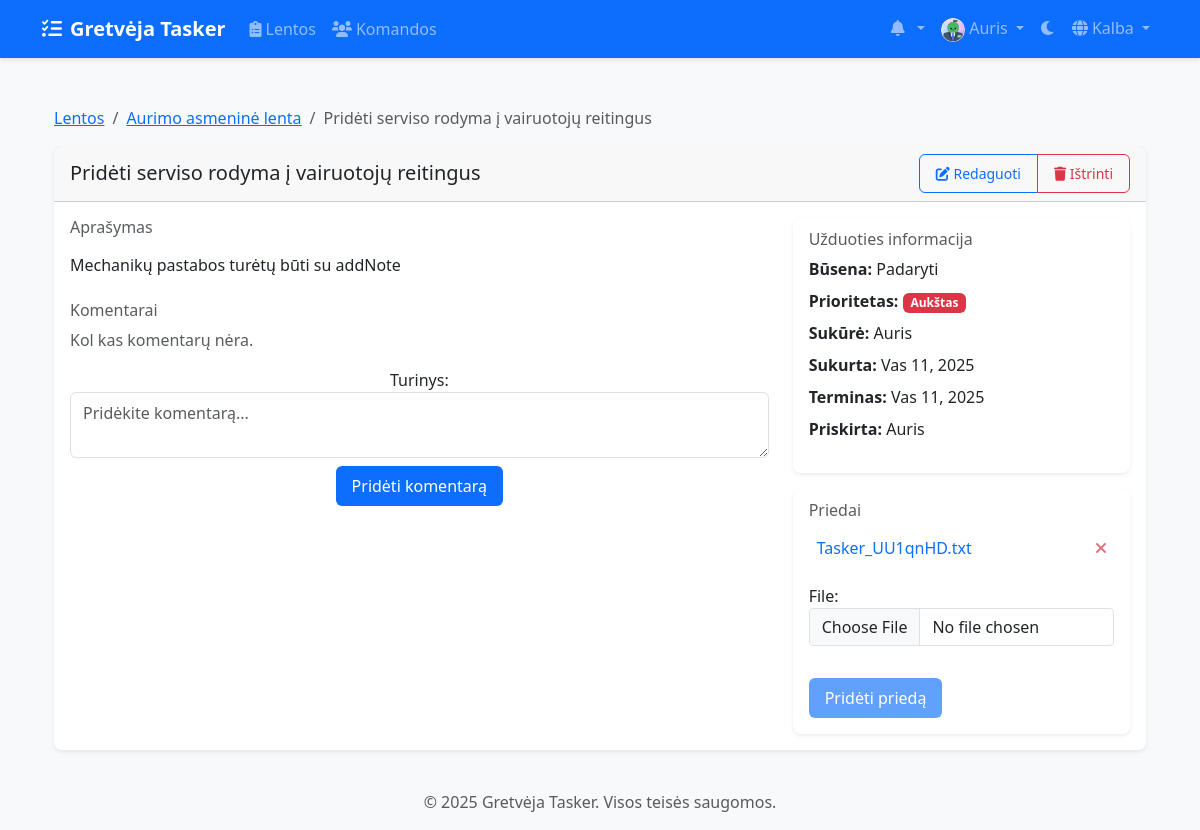
Page /lt/boards/tasks/4/ (signed in) on the committed database.
### accounts/models.py (models this page shows, shortened)
class CustomUser(AbstractUser):
    email = models.EmailField(_('email address'), unique=True)
    avatar = models.ImageField(upload_to='avatars/', null=True, blank=True)
    bio = models.TextField(max_length=500, blank=True)
    theme_preference = models.CharField(
        max_length=10,
        choices=[('light', 'Light'), ('dark', 'Dark')],
        default='light'
    )
    notification_preferences = models.JSONField(
        default=dict,
        help_text=_('User notification preferences')
    )
    class Meta:
        verbose_name = _('user')
        verbose_name_plural = _('users')

### boards/models.py (models this page shows, shortened)
class Board(models.Model):
    title = models.CharField(max_length=200)
    description = models.TextField(blank=True)
    created_at = models.DateTimeField(auto_now_add=True)
    updated_at = models.DateTimeField(auto_now=True)
    owner = models.ForeignKey(
        settings.AUTH_USER_MODEL,
        on_delete=models.CASCADE,
        related_name='owned_boards'
    )
    team = models.ForeignKey(
        Team,
        on_delete=models.CASCADE,
        related_name='boards',
        null=True,
        blank=True
    )

class Task(models.Model):
    PRIORITY_CHOICES = [
        ('low', 'Low'),
        ('medium', 'Medium'),
        ('high', 'High'),
    ]
    title = models.CharField(max_length=200)
    description = models.TextField(blank=True)
    column = models.ForeignKey(Column, on_delete=models.CASCADE, related_name='tasks')
    created_by = models.ForeignKey(
        settings.AUTH_USER_MODEL,
        on_delete=models.CASCADE,
        related_name='created_tasks'
    )
    assigned_to = models.ForeignKey(
        settings.AUTH_USER_MODEL,
        on_delete=models.SET_NULL,
        null=True,
        blank=True,
        related_name='assigned_tasks'
    )
    created_at = models.DateTimeField(auto_now_add=True)
    updated_at = models.DateTimeField(auto_now=True)
    due_date = models.DateTimeField(null=True, blank=True)
    priority = models.CharField(
        max_length=10,
        choices=PRIORITY_CHOICES,
        default='medium'
    )
    position = models.PositiveIntegerField()
    labels = models.ManyToManyField('Label', blank=True)
    class Meta:
        ordering = ['position']

class Column(models.Model):
    COLUMN_TYPES = [
        ('todo', 'Padaryti'),
        ('doing', 'Daroma'),
        ('done', 'Atlikta'),
        ('rejected', 'Atmesta'),
    ]
    board = models.ForeignKey(Board, on_delete=models.CASCADE, related_name='columns')
    title = models.CharField(max_length=100)
    type = models.CharField(max_length=20, choices=COLUMN_TYPES)
    position = models.PositiveIntegerField()
    color = ColorField(default='#FF0000')
    class Meta:
        ordering = ['position']

class TaskAttachment(models.Model):
    task = models.ForeignKey(Task, on_delete=models.CASCADE, related_name='attachments')
    file = models.FileField(upload_to='task_attachments/')
    uploaded_by = models.ForeignKey(settings.AUTH_USER_MODEL, on_delete=models.CASCADE)
    uploaded_at = models.DateTimeField(auto_now_add=True)
    @property
    def filename(self):
        return os.path.basename(self.file.name)

### boards/views/task_views.py (the view, shortened to what this page needs)
# urls.py: path('tasks/<int:task_id>/', views.task_detail, name='task_detail'),
@login_required
def task_detail(request, task_id):
    task = get_object_or_404(Task, id=task_id)
    if not can_manage_task(request.user, task):
        messages.error(request, "You don't have permission to view this task.")
        return redirect('boards:board_detail', board_id=task.column.board.id)
    comment_form = TaskCommentForm()
    attachment_form = TaskAttachmentForm()
    return render(request, 'boards/task_detail.html', {
        'task': task,
        'board': task.column.board,
        'comments': task.comments.all().order_by('-created_at'),
        'attachments': task.attachments.all().order_by('-uploaded_at'),
        'comment_form': comment_form,
        'attachment_form': attachment_form,
        'can_edit': can_manage_task(request.user, task)
    })

### templates/boards/task_detail.html (shortened to what this page needs)
{% extends 'base.html' %}
{% load i18n %}
{% load static %}
{% block content %}
<div class="container mt-4">
    <nav aria-label="breadcrumb">
        <ol class="breadcrumb">
            <li class="breadcrumb-item"><a href="{% url 'boards:board_list' %}">{% trans "Boards" %}</a></li>
            <li class="breadcrumb-item"><a href="{% url 'boards:board_detail' board.id %}">{{ board.title }}</a></li>
            <li class="breadcrumb-item active" aria-current="page">{{ task.title }}</li>
        </ol>
    </nav>
    <div class="card shadow-sm">
        <div class="card-header d-flex justify-content-between align-items-center">
            <h5 class="mb-0">{{ task.title }}</h5>
            {% if can_edit %}
            <div class="btn-group">
                <a href="{% url 'boards:task_edit' task.id %}" class="btn btn-sm btn-outline-primary">
                    <i class="fas fa-edit"></i> {% trans "Edit" %}
                </a>
                <a href="{% url 'boards:task_delete' task.id %}" class="btn btn-sm btn-outline-danger">
                    <i class="fas fa-trash"></i> {% trans "Delete" %}
                </a>
            </div>
            {% endif %}
        </div>
        <div class="card-body">
            <div class="row">
                <div class="col-md-8">
                    <div class="mb-4">
                        <h6 class="text-muted">{% trans "Description" %}</h6>
                        <p class="mb-3">{{ task.description|linebreaks }}</p>
                    </div>
                    <div class="mb-4">
                        <h6 class="text-muted">{% trans "Comments" %}</h6>
                        {% if comments %}
                            {% for comment in comments %}
                            <div class="card mb-2">
                                <div class="card-body">
                                    <div class="d-flex justify-content-between">
                                        <h6 class="card-subtitle mb-2 text-muted">
                                            {{ comment.author.username }} - {{ comment.created_at|date:"M d, Y H:i" }}
                                        </h6>
                                        {% if comment.author == request.user %}
                                        <a href="{% url 'boards:delete_comment' comment.id %}" class="text-danger">
                                            <i class="fas fa-times"></i>
                                        </a>
                                        {% endif %}
                                    </div>
                                    <p class="card-text">{{ comment.content|linebreaks }}</p>
                                </div>
                            </div>
                            {% endfor %}
                        {% else %}
                            <p class="text-muted">{% trans "No comments yet." %}</p>
                        {% endif %}
                        <form method="post" class="mt-3 text-center">
                            <div class="form-group">
                                <label for="id_content">{% trans "Content" %}:</label>
                                <textarea name="content" cols="40" rows="2" class="form-control" placeholder="{% trans 'Add a comment...' %}" required id="id_content"></textarea>
                            </div>
                            <button type="submit" class="btn btn-primary mt-2">{% trans "Add Comment" %}</button>
                        </form>
                    </div>
                </div>
                <div class="col-md-4">
                    <div class="card mb-3">
                        <div class="card-body">
                            <h6 class="card-subtitle mb-2 text-muted">{% trans "Task Information" %}</h6>
                            <ul class="list-unstyled">
                                <li class="mb-2">
                                    <strong>{% trans "Status" %}:</strong> {{ task.column.title }}
                                </li>
                                <li class="mb-2">
                                    <strong>{% trans "Priority" %}:</strong>
                                    <span class="badge {% if task.priority == 'high' %}bg-danger{% elif task.priority == 'medium' %}bg-warning{% else %}bg-info{% endif %}">
                                        {% if task.priority == 'high' %}{% trans "High" %}
                                        {% elif task.priority == 'medium' %}{% trans "Medium" %}
                                        {% else %}{% trans "Low" %}{% endif %}
                                    </span>
                                </li>
                                <li class="mb-2">
                                    <strong>{% trans "Created by" %}:</strong> {{ task.created_by.username }}
                                </li>
                                <li class="mb-2">
                                    <strong>{% trans "Created at" %}:</strong> {{ task.created_at|date:"M d, Y" }}
                                </li>
                                <li class="mb-2">
                                    <strong>{% trans "Due date" %}:</strong>
                                    {% if task.due_date %}
                                        {{ task.due_date|date:"M d, Y" }}
                                    {% else %}
                                        {% trans "Not set" %}
                                    {% endif %}
                                </li>
                                <li>
                                    <strong>{% trans "Assigned to" %}:</strong>
                                    {% if task.assigned_to %}
                                        {{ task.assigned_to.username }}
                                    {% else %}
                                        {% trans "Unassigned" %}
                                    {% endif %}
                                </li>
                            </ul>
                        </div>
                    </div>
                    <div class="card">
                        <div class="card-body">
                            <h6 class="card-subtitle mb-2 text-muted">{% trans "Attachments" %}</h6>
                            {% if attachments %}
                                <ul class="attachment-list">
                                {% for attachment in attachments %}
                                    <li class="attachment-item">
                                        <a href="{{ attachment.file.url }}" target="_blank" class="attachment-link">
                                            {{ attachment.filename }}
                                        </a>
                                        {% if attachment.uploaded_by == request.user %}
                                        <a href="{% url 'boards:delete_attachment' attachment.id %}" class="delete-attachment">
                                            <i class="fas fa-times"></i>
                                        </a>
                                        {% endif %}
                                    </li>
                                {% endfor %}
                                </ul>
                            {% else %}
                                <p class="text-muted">{% trans "No attachments yet." %}</p>
                            {% endif %}
                            <form method="post" enctype="multipart/form-data" class="file-upload-form">
                                {{ attachment_form.as_p }}
                                <button type="submit" class="btn btn-primary" disabled>{% trans "Add Attachment" %}</button>
                            </form>
                        </div>
                    </div>
                </div>
            </div>
        </div>
    </div>
</div>
{% endblock %}

### templates/base.html (shortened to what this page needs)
{% load static %}
{% load compress %}
{% load i18n %}
<!DOCTYPE html>
<html lang="{{ LANGUAGE_CODE }}" data-bs-theme="light">
<head>
    <link href="https://cdn.jsdelivr.net/npm/bootstrap@5.3.2/dist/css/bootstrap.min.css" rel="stylesheet">
    <link href="https://cdnjs.cloudflare.com/ajax/libs/font-awesome/6.0.0/css/all.min.css" rel="stylesheet">
    <link href="https://cdn.jsdelivr.net/npm/select2@4.1.0-rc.0/dist/css/select2.min.css" rel="stylesheet">
    <link href="https://cdn.jsdelivr.net/npm/select2-bootstrap-5-theme@1.3.0/dist/select2-bootstrap-5-theme.min.css" rel="stylesheet">
    {% compress css %}
    <link href="{% static 'css/style.css' %}" rel="stylesheet">
    {% endcompress %}
</head>
<body>
    <nav class="navbar navbar-expand-lg navbar-dark bg-primary">
        <div class="container">
            <a class="navbar-brand" href="{% url 'home' %}">
                <i class="fas fa-tasks me-2"></i>{% trans "Gretvėja Tasker" %}
            </a>
            <div class="collapse navbar-collapse" id="navbarNav">
                <ul class="navbar-nav me-auto">
                    {% if user.is_authenticated %}
                        <li class="nav-item">
                            <a class="nav-link" href="{% url 'boards:board_list' %}">
                                <i class="fas fa-clipboard-list me-1"></i>{% trans "Boards" %}
                            </a>
                        </li>
                        <li class="nav-item">
                            <a class="nav-link" href="{% url 'teams:team_list' %}">
                                <i class="fas fa-users me-1"></i>{% trans "Teams" %}
                            </a>
                        </li>
                    {% endif %}
                </ul>
                <ul class="navbar-nav">
                    {% if user.is_authenticated %}
                        <li class="nav-item dropdown">
                            <a class="nav-link dropdown-toggle" href="#" id="notificationsDropdown" role="button" data-bs-toggle="dropdown">
                                <i class="fas fa-bell me-1"></i>
                            </a>
                        </li>
                        <li class="nav-item dropdown">
                            <a class="nav-link dropdown-toggle" href="#" id="userDropdown" role="button" data-bs-toggle="dropdown">
                                {% if user.avatar %}
                                    <img src="{{ user.avatar.url }}" alt="{% trans 'Avatar' %}" class="rounded-circle" width="24" height="24">
                                {% else %}
                                    <i class="fas fa-user-circle"></i>
                                {% endif %}
                                {{ user.username }}
                            </a>
                        </li>
                    {% endif %}
                    <li class="nav-item">
                        <button class="btn nav-link" id="theme-toggle">
                            <i class="fas fa-moon"></i>
                        </button>
                    </li>
                    <li class="nav-item dropdown">
                        <a class="nav-link dropdown-toggle" href="#" id="languageDropdown" role="button" data-bs-toggle="dropdown">
                            <i class="fas fa-globe me-1"></i>{% trans "Language" %}
                        </a>
                                {% get_current_language as CURRENT_LANGUAGE %}
                                {% get_available_languages as LANGUAGES %}
                    </li>
                </ul>
            </div>
        </div>
    </nav>
    <main class="container my-4">
        {% block content %}{% endblock %}
    </main>
    <footer class="footer mt-auto py-3 bg-light">
        <div class="container text-center">
            <span class="text-muted">© {% now "Y" %} Gretvėja Tasker. {% trans "All rights reserved." %}</span>
        </div>
    </footer>
</body>
</html>

### rows in the picture
CustomUser: avatar (picture), username "Auris"
Board: title "Aurimo asmeninė lenta"
Task: title "Pridėti serviso rodyma į vairuotojų reitingus", description "Mechanikų pastabos turėtų būti su addNote", column "Padaryti", created_by.username "Auris", created_at "Vas 11, 2025", due_date "Vas 11, 2025", assigned_to.username "Auris"
TaskAttachment: filename "Tasker_UU1qnHD.txt"
